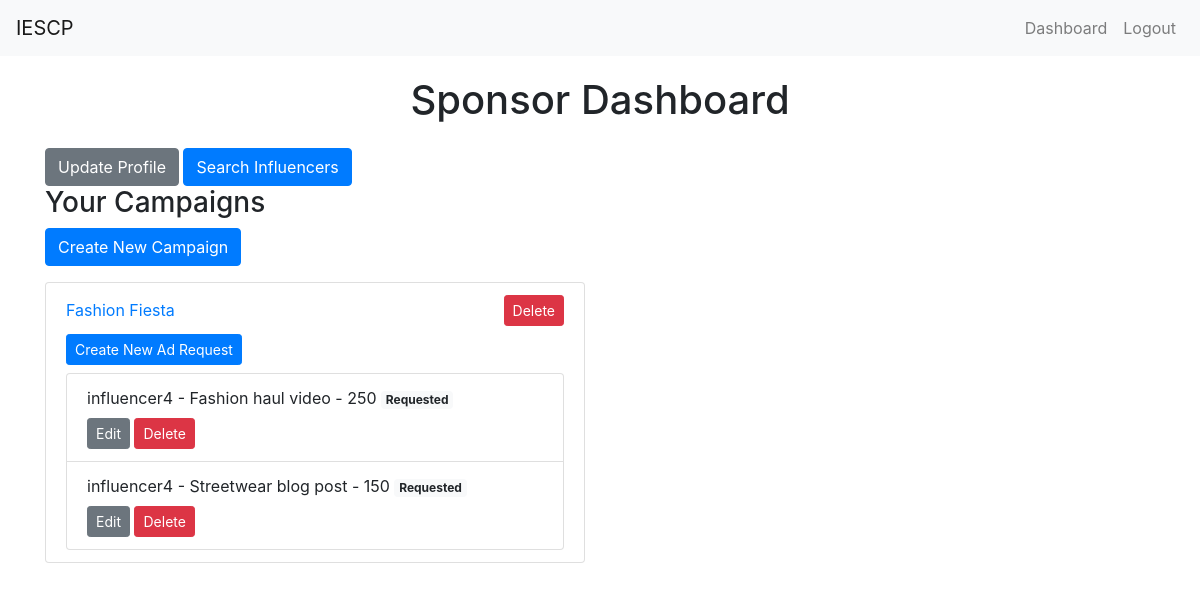
The page /sponsor_dashboard (signed in) on the database as committed earlier.
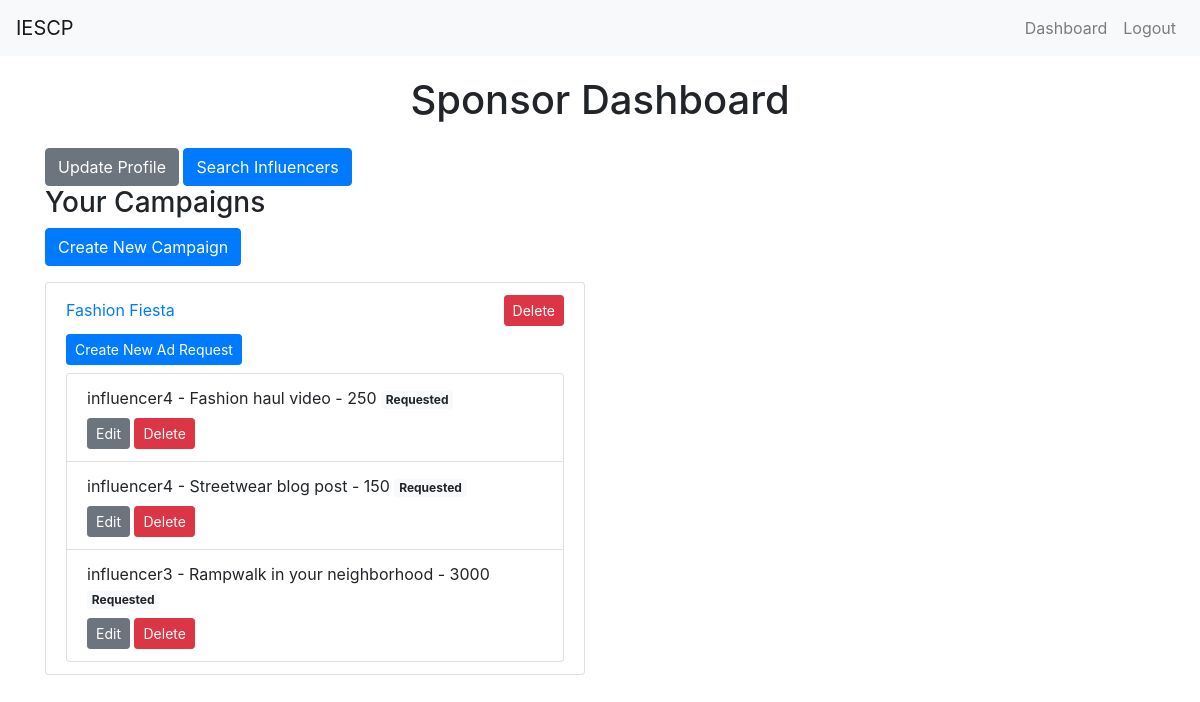
The same page on the database as committed later.
### app.py (models this page shows, shortened)
class Campaign(db.Model):
    id = db.Column(db.Integer, primary_key=True)
    name = db.Column(db.String(100), nullable=False)
    description = db.Column(db.String(200))
    start_date = db.Column(db.DateTime, default=db.func.current_timestamp())
    end_date = db.Column(db.DateTime)
    niche = db.Column(db.String(100))
    budget = db.Column(db.Float, nullable=False)
    owner_id = db.Column(db.Integer, db.ForeignKey('user.id'), nullable=False)
    visibility = db.Column(db.String(10))  # 'public' or 'private'
    flagged = db.Column(db.Boolean, default=False)
    ad_requests = db.relationship('AdRequest', backref='campaign', lazy=True)

class AdRequest(db.Model):
    id = db.Column(db.Integer, primary_key=True)
    campaign_id = db.Column(db.Integer, db.ForeignKey('campaign.id'), nullable=False)
    influencer_id = db.Column(db.Integer, db.ForeignKey('user.id'), nullable=False)
    messages = db.Column(db.Text)
    requirements = db.Column(db.Text)
    payment_amount = db.Column(db.Integer)
    negotiation_comment = db.Column(db.Text, nullable=True)
    status = db.Column(db.String(20), nullable=False, default='Requested')

class User(UserMixin, db.Model):
    id = db.Column(db.Integer, primary_key=True)
    username = db.Column(db.String(50), unique=True, nullable=False)
    email = db.Column(db.String(120), unique=True, nullable=False)
    password = db.Column(db.String(200), nullable=False)
    role = db.Column(db.String(20), nullable=False)  # 'admin', 'sponsor', 'influencer'
    flagged = db.Column(db.Boolean, default=False)  # Flag for inappropriate users
    campaigns = db.relationship('Campaign', backref='owner', lazy=True)
    ad_requests = db.relationship('AdRequest', backref='influencer', lazy=True)
    company_name = db.Column(db.String(100))
    industry = db.Column(db.String(100))
    budget = db.Column(db.Integer)
    category = db.Column(db.String(100)) # Health, Gaming, etc.
    niche = db.Column(db.String(100))
    followers = db.Column(db.Integer)
    platform = db.Column(db.String(10))

### app.py (the view)
@app.route('/sponsor_dashboard')
@login_required
def sponsor_dashboard():
    if current_user.role != 'sponsor':
        flash('Access unauthorized!', 'danger')
        return redirect(url_for('index'))
    campaigns = Campaign.query.filter_by(owner_id=current_user.id).all()
    ad_requests = AdRequest.query.join(Campaign).filter(Campaign.owner_id == current_user.id).all()
    return render_template('sponsor_dashboard.html', campaigns=campaigns, ad_requests=ad_requests)

### app.py (called while the page is built)
@login_manager.user_loader
def load_user(user_id):
    return User.query.get(int(user_id))

### templates/sponsor_dashboard.html (shortened to what this page needs)
{% extends "layout.html" %}
{% block content %}
<h1 class="text-center mb-4">Sponsor Dashboard</h1>
<a href="{{ url_for('profile') }}" class="btn btn-secondary">Update Profile</a>
<a href="{{ url_for('search_influencers') }}" class="btn btn-primary">Search Influencers</a>
<div class="row">
    <div class="col-md-6">
        <h3>Your Campaigns</h3>
        <a href="{{ url_for('create_campaign') }}" class="btn btn-primary mb-3">Create New Campaign</a>
        <ul class="list-group">
            {% for campaign in campaigns %}
            <li class="list-group-item">
                <div class="d-flex justify-content-between align-items-center">
                    <a href="{{ url_for('update_campaign', campaign_id=campaign.id) }}">{{ campaign.name }}</a>
                    <form method="POST" action="{{ url_for('delete_campaign', campaign_id=campaign.id) }}" class="d-inline">
                        <button type="submit" class="btn btn-danger btn-sm">Delete</button>
                    </form>
                </div>
                <a href="{{ url_for('create_ad_request') }}" class="btn btn-primary btn-sm mt-2 mb-2">Create New Ad Request</a>
                <ul class="list-group">
                    {% for ad_request in campaign.ad_requests %}
                    <li class="list-group-item">
                        {{ ad_request.influencer.username }} - {{ ad_request.requirements }} - {{ ad_request.payment_amount }}
                        <span class="badge {% if ad_request.status == 'Accepted' %}bg-success{% elif ad_request.status == 'Rejected' %}bg-danger{% elif ad_request.status == 'Requested' %}bg-light{% elif ad_request.status == 'Negotiated' %}bg-warning text-dark{% endif %}">
                            {{ ad_request.status }}
                        </span>
                        <div class="mt-2">
                            {% if ad_request.status != 'Accepted' %}
                            <a href="{{ url_for('update_ad_request', ad_request_id=ad_request.id) }}" class="btn btn-secondary btn-sm">Edit</a>
                            {% endif %}
                            <form method="POST" action="{{ url_for('delete_ad_request', ad_request_id=ad_request.id) }}" class="d-inline">
                                <button type="submit" class="btn btn-danger btn-sm">Delete</button>
                            </form>
                        </div>
                    </li>
                    {% else %}
                    <li class="list-group-item">No ad requests found.</li>
                    {% endfor %}
                </ul>
            </li>
            {% else %}
            <li class="list-group-item">No campaigns found.</li>
            {% endfor %}
        </ul>
    </div>
</div>
{% endblock %}

### templates/layout.html (shortened to what this page needs)
<!DOCTYPE html>
<html lang="en">
<head>
    <link rel="stylesheet" href="https://maxcdn.bootstrapcdn.com/bootstrap/4.5.2/css/bootstrap.min.css">
</head>
<body>
    <nav class="navbar navbar-expand-lg navbar-light bg-light">
        <a class="navbar-brand" href="{{ url_for('home') }}">IESCP</a>
        <div class="collapse navbar-collapse" id="navbarNav">
            <ul class="navbar-nav ml-auto">
                {% if current_user.is_authenticated %}
                    {% if current_user.role == 'admin' %}
                        <li class="nav-item">
                            <a class="nav-link" href="{{ url_for('admin_dashboard') }}">Dashboard</a>
                        </li>
                    {% elif current_user.role == 'sponsor' %}
                        <li class="nav-item">
                            <a class="nav-link" href="{{ url_for('sponsor_dashboard') }}">Dashboard</a>
                        </li>
                    {% elif current_user.role == 'influencer' %}
                        <li class="nav-item">
                            <a class="nav-link" href="{{ url_for('influencer_dashboard') }}">Dashboard</a>
                        </li>
                    {% endif %}
                    <li class="nav-item">
                        <a class="nav-link" href="{{ url_for('logout') }}">Logout</a>
                    </li>
                {% endif %}
            </ul>
        </div>
    </nav>
    <div class="container">
        {% block content %}{% endblock %}
    </div>
</body>
</html>

### templates/layout.html (style rules this page uses)
.container { margin-top: 20px; }

Rows that differ between the two databases and show on the page:
added AdRequest: influencer.username "influencer3", requirements "Rampwalk in your neighborhood", payment_amount "3000", status "Requested"
